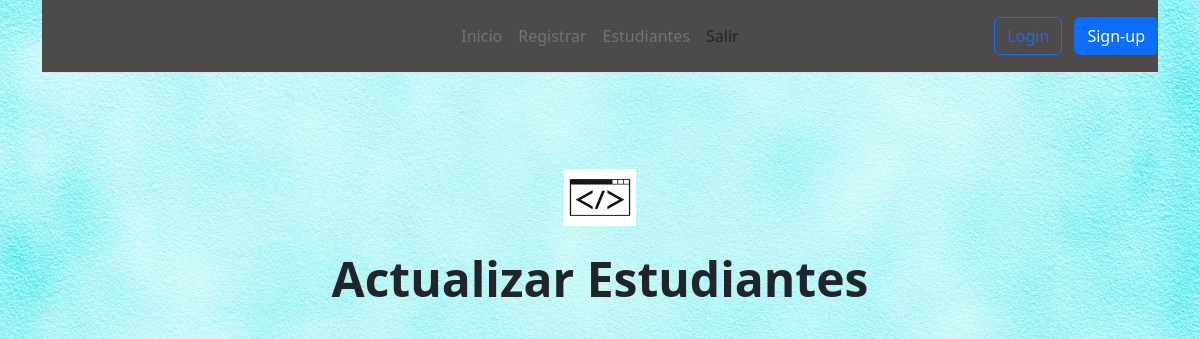
The page /login3/Estudiantes/edit.php?id_=Bryan (signed in) on the database as committed earlier.
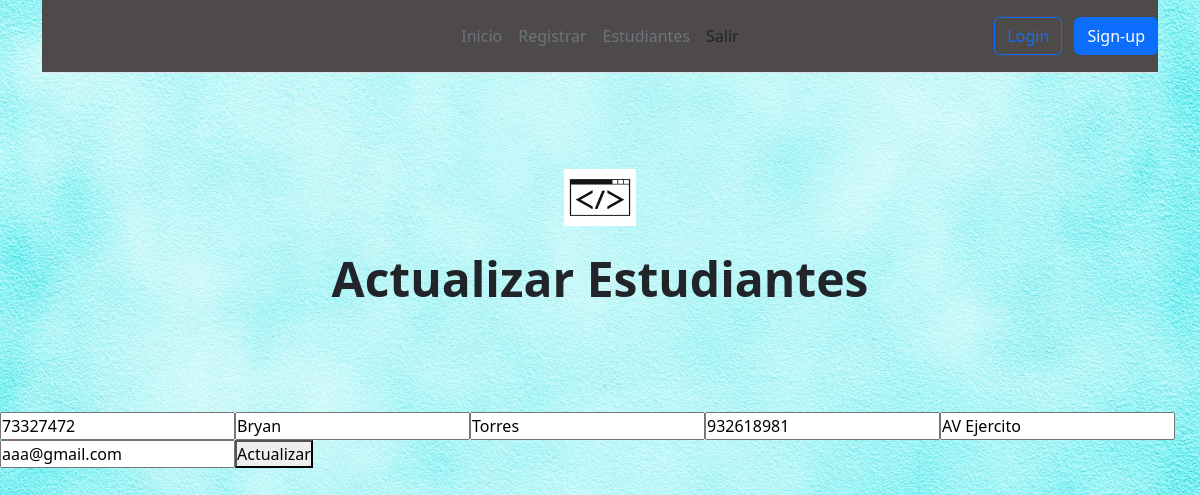
The same page on the database as committed later.
### tables this page shows
CREATE TABLE `estudiantes` (
  `id` int(8) UNSIGNED NOT NULL,
  `firstname` varchar(200) NOT NULL,
  `last_name` varchar(200) NOT NULL,
  `phone` int(9) NOT NULL,
  `direction` varchar(200) NOT NULL,
  `email` varchar(200) NOT NULL
);

### login3/Estudiantes/edit.php (the view, shortened to what this page needs)
<?php
    include("config.php");
    $id=$_GET['id_'];
?>
<!DOCTYPE html>
<html lang= "en">
<head>
    <link rel="stylesheet" href="style.css">
    <link rel="stylesheet" type= "text/css" href="css/bootstrap.min.css">
    <link rel="stylesheet" href="plugins/sweetalert2.min.css">
</head>
<body>
<div class="container">
    <header class="d-flex flex-wrap align-items-center justify-content-center justify-content-md-between py-3 mb-4 border-bottom">
      <a href="/" class="d-flex align-items-center col-md-3 mb-2 mb-md-0 text-dark text-decoration-none">
        <svg class="bi me-2" width="40" height="32" role="img" aria-label="Bootstrap"><use img ="Imagenes/logo.jgp"></use></svg>
      </a>
      <ul class="nav col-12 col-md-auto mb-2 justify-content-center mb-md-0">
        <li><a href="../home_0.php" class="nav-link px-2 link-secondary">Inicio</a></li>
        <li><a href="registration.php" class="nav-link px-2 link-secondary">Registrar</a></li>
        <li><a href="users.php" class="nav-link px-2 link-secondary">Estudiantes</a></li>
        <li><a href="../login.html" class="nav-link px-2 link-dark">Salir</a></li>
      </ul>
      <div class="col-md-3 text-end">
        <button type="button" class="btn btn-outline-primary me-2">Login</button>
        <button type="button" class="btn btn-primary">Sign-up</button>
      </div>
    </header>
    </div>
    <div class="px-4 py-5 my-5 text-center">
        <img class="d-block mx-auto mb-4" src="Imagenes/logo.jpg" alt="" width="72" height="57">
        <h1 class="display-5 fw-bold">Actualizar Estudiantes</h1>
    </div>
    <form action="update.php" method="POST">
        <?php
        $result = mysqli_query($mysqli, "SELECT * FROM estudiantes WHERE firstname = '$id'");
        while($row = mysqli_fetch_array($result))
        {
            echo"<input type = 'number' name='id' value='{$row['id']}' required>";
            echo"<input type = 'text' name='firstname' value='{$row['firstname']}' required>";
            echo"<input type = 'text' name='last_name' value='{$row['last_name']}' required>";
            echo"<input type = 'number' name='phone' value='{$row['phone']}' required>";
            echo"<input type = 'text' name='direction' value='{$row['direction']}' required>";
            echo"<input type = 'email' name='email' value='{$row['email']}' required>";
            echo "<button type='submit'>Actualizar</button>";
        }
        ?>
    </form>
</body>
</html>

Rows that differ between the two databases and show on the page:
added estudiantes: id "73327472", firstname "Bryan", last_name "Torres", phone "932618981", direction "AV Ejercito", email "aaa@gmail.com"
